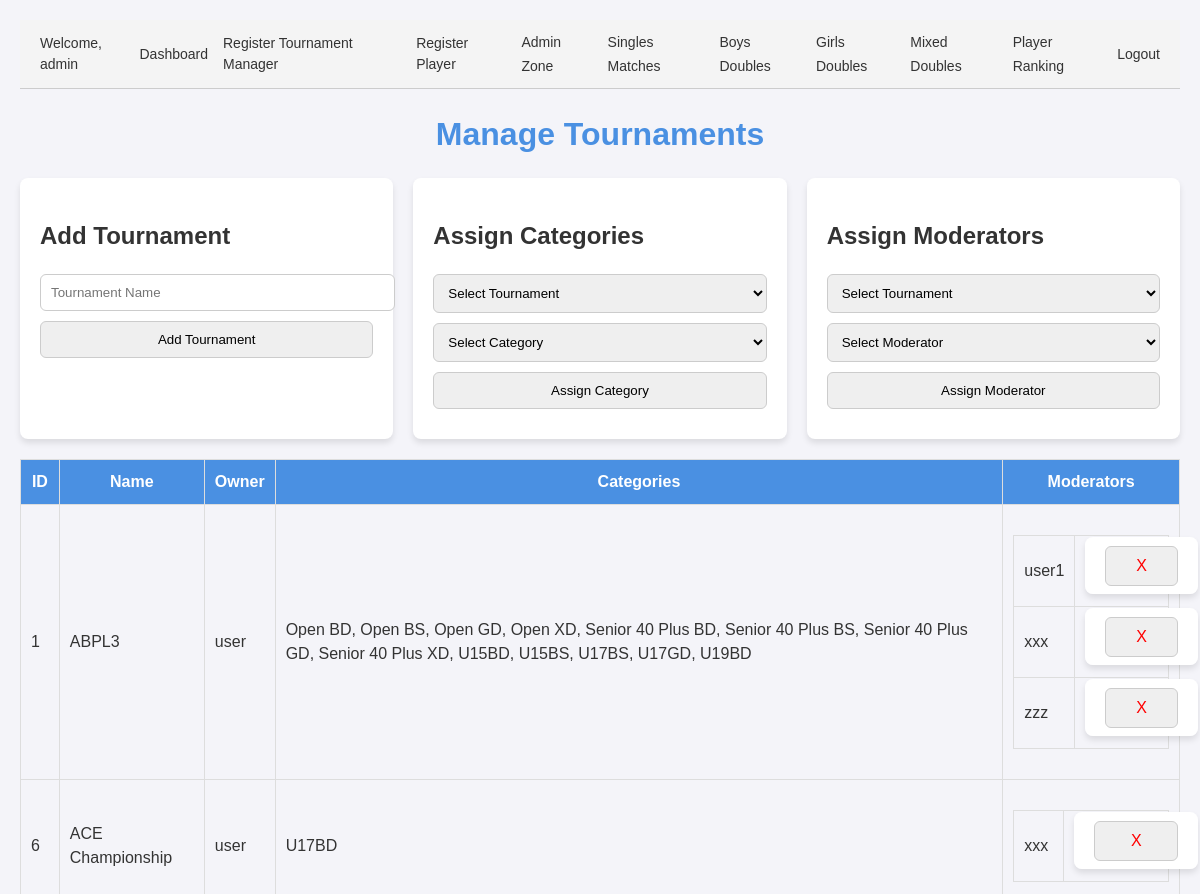
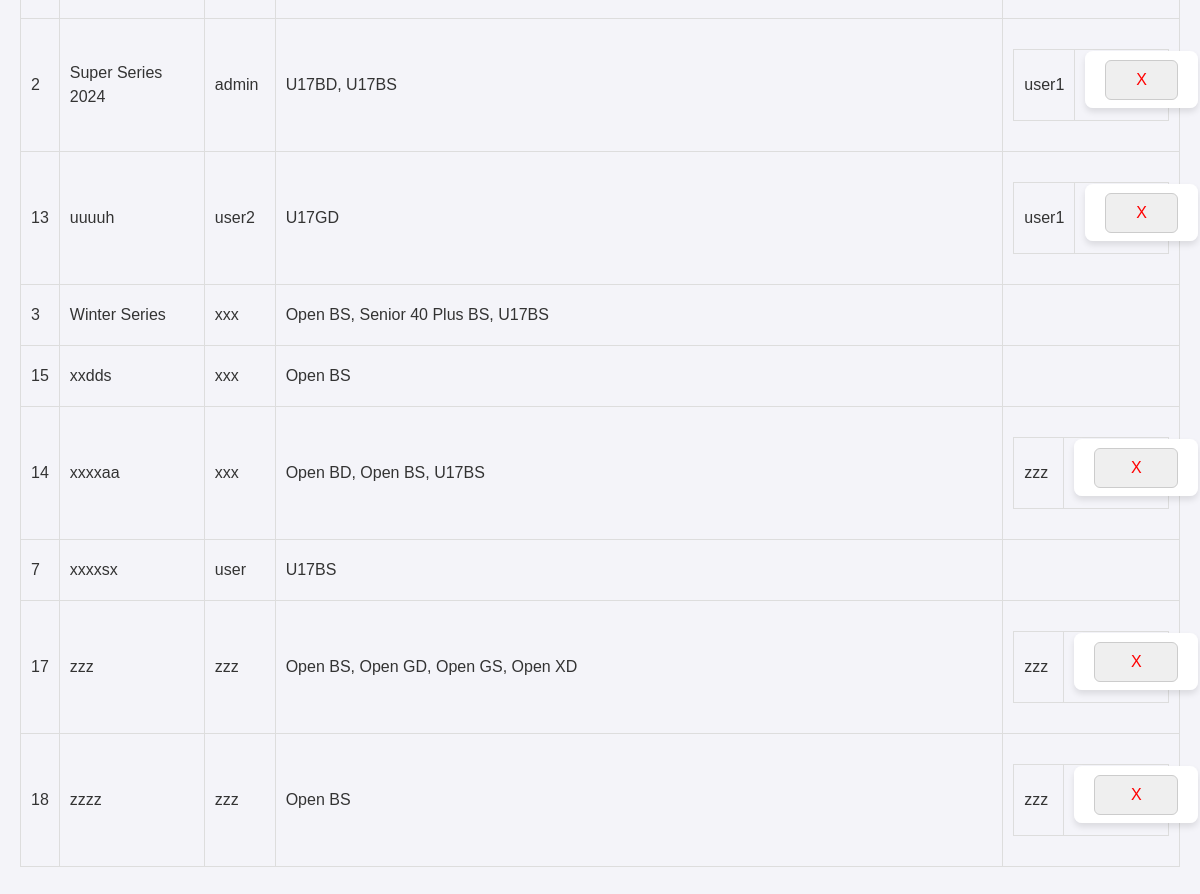
Page /insert_tournament.php (signed in) on the committed database (2 pictures, top to bottom).
### tables this page shows
CREATE TABLE `tournaments` (
  `id` int(11) NOT NULL,
  `name` varchar(255) NOT NULL,
  `created_by` int(11) DEFAULT NULL,
  `year` int(11) NOT NULL DEFAULT year(curdate()),
  `moderated_by` int(11) DEFAULT NULL
);

CREATE TABLE `users` (
  `id` int(11) NOT NULL,
  `username` varchar(255) NOT NULL,
  `password` varchar(255) NOT NULL,
  `mobile_no` varchar(20) DEFAULT NULL,
  `notes` text DEFAULT NULL,
  `role` enum('admin','user','visitor','moderator') NOT NULL DEFAULT 'visitor',
  `created_at` timestamp NULL DEFAULT current_timestamp(),
  `email` varchar(255) DEFAULT NULL,
  `last_login` datetime DEFAULT NULL,
  `profile_picture` varchar(255) DEFAULT 'default.png'
);

### insert_tournament.php (the view, shortened to what this page needs)
<?php
include 'header.php';
require 'auth.php';
function fetchTournaments($conn) {
    $query = "
        SELECT
            t.id AS tournament_id,
            t.name AS tournament_name,
            u.username AS owner_name,
            GROUP_CONCAT(DISTINCT c.name ORDER BY c.name SEPARATOR ', ') AS categories,
            GROUP_CONCAT(DISTINCT m.username ORDER BY m.username SEPARATOR ', ') AS moderators
        FROM tournaments t
        LEFT JOIN users u ON t.created_by = u.id
        LEFT JOIN tournament_categories tc ON t.id = tc.tournament_id
        LEFT JOIN categories c ON tc.category_id = c.id
        LEFT JOIN tournament_moderators tm ON t.id = tm.tournament_id
        LEFT JOIN users m ON tm.user_id = m.id
        GROUP BY t.id
        ORDER BY t.name;
    ";
    $result = $conn->query($query);
    return $result->fetch_all(MYSQLI_ASSOC);
}
$tournaments = fetchTournaments($conn);
?>
<!DOCTYPE html>
<html lang="en">
<head>
</head>
<body>
    <h1>Manage Tournaments</h1>
    <div class="form-container">
        <form method="POST">
            <h2>Add Tournament</h2>
            <input type="text" name="tournament_name" placeholder="Tournament Name" required>
            <button type="submit" name="add_tournament">Add Tournament</button>
        </form>
        <form method="POST">
            <h2>Assign Categories</h2>
            <select name="tournament_id" required>
                <option value="">Select Tournament</option>
            </select>
            <select name="category_id" required>
                <option value="">Select Category</option>
            </select>
            <button type="submit" name="add_category">Assign Category</button>
        </form>
        <form method="POST">
            <h2>Assign Moderators</h2>
            <select name="tournament_id" required>
                <option value="">Select Tournament</option>
            </select>
            <select name="moderator_id" required>
                <option value="">Select Moderator</option>
            </select>
            <button type="submit" name="add_moderator">Assign Moderator</button>
        </form>
    </div>
    <table>
        <thead>
            <tr>
                <th>ID</th>
                <th>Name</th>
                <th>Owner</th>
                <th>Categories</th>
                <th>Moderators</th>
            </tr>
        </thead>
        <tbody>
            <?php foreach ($tournaments as $row): ?>
                <tr>
                    <td><?= htmlspecialchars($row['tournament_id']) ?></td>
                    <td><?= htmlspecialchars($row['tournament_name']) ?></td>
                    <td><?= htmlspecialchars($row['owner_name'] ?? 'Unknown') ?></td>
                    <td><?= htmlspecialchars($row['categories'] ?? 'None') ?></td>
                    <td>
                        <table>
                            <?php
                            if (!empty($row['moderators'])):
                                $moderators = explode(', ', $row['moderators']);
                                foreach ($moderators as $moderator):
                            ?>
                                <tr>
                                    <td><?= htmlspecialchars($moderator) ?></td>
                                    <td>
                                        <form method="POST" style="display: inline;">
                                            <button type="submit" name="remove_moderator" class="red-x">X</button>
                                        </form>
                                    </td>
                                </tr>
                            <?php endforeach; endif; ?>
                        </table>
                    </td>
                </tr>
            <?php endforeach; ?>
        </tbody>
    </table>
</body>
</html>

### header.php (style rules this page uses)
body { margin: 0; padding: 0; font-family: Arial, sans-serif; line-height: 1.5; }

### insert_tournament.php (style rules this page uses)
body { font-family: Arial, sans-serif; background-color: #f4f4f9; margin: 0; padding: 20px; color: #333; }
h1 { text-align: center; color: #4a90e2; margin-bottom: 20px; }
.form-container { display: flex; flex-wrap: wrap; gap: 20px; max-width: 1200px; margin: 0 auto; }
form { flex: 1; min-width: 300px; padding: 20px; background: #ffffff; border-radius: 8px; box-shadow: 0 4px 6px rgba(0, 0, 0, 0.1); }
input, select, button { padding: 10px; margin-bottom: 10px; border: 1px solid #ccc; border-radius: 6px; width: 100%; }
table { width: 100%; border-collapse: collapse; margin: 20px 0; }
th, td { padding: 10px; border: 1px solid #ddd; }
th { background-color: #4a90e2; color: white; }
.red-x { color: red; font-size: 16px; text-decoration: none; cursor: pointer; }

### rows in the picture
tournaments: id "1", name "ABPL3", created_by.username "user", categories "Open BD, Open BS, Open GD, Open XD, Senior 40 Plus BD, Senior 40 Plus BS, Senior 40 Plus GD, Senior 40 Plus XD, U15BD, U15BS, U17BS, U17GD, U19BD", moderator "user1", moderated_by.username "xxx", moderator "zzz"
tournaments: id "6", name "ACE Championship", created_by.username "user", categories "U17BD", moderator "xxx"
tournaments: id "2", name "Super Series 2024", created_by.username "admin", categories "U17BD, U17BS", moderator "user1"
tournaments: id "13", name "uuuuh", created_by.username "user2", categories "U17GD", moderator "user1"
tournaments: id "3", name "Winter Series", created_by.username "xxx", categories "Open BS, Senior 40 Plus BS, U17BS"
tournaments: id "15", name "xxdds", created_by.username "xxx", categories "Open BS"
tournaments: id "14", name "xxxxaa", created_by.username "xxx", categories "Open BD, Open BS, U17BS", moderator "zzz"
tournaments: id "7", name "xxxxsx", created_by.username "user", categories "U17BS"
tournaments: id "17", name "zzz", created_by.username "zzz", categories "Open BS, Open GD, Open GS, Open XD", moderator "zzz"
tournaments: id "18", name "zzzz", created_by.username "zzz", categories "Open BS", moderator "zzz"

### other values in the picture
$logged_in_user "admin"
